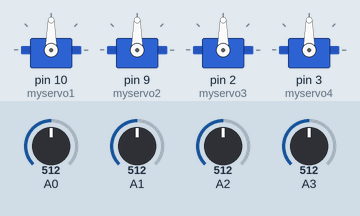
A sketch run on a simulated Arduino Uno, built with avr-gcc and run on an emulated ATmega328P. On the bench: 4 × servo. The inputs (shaded band) are chosen by the test bench; at power-on: A0 = 512, A1 = 512, A2 = 512, A3 = 512.

Above: at 1.2 s.
1.3 s: A0 set to 716
At 2.3 s:
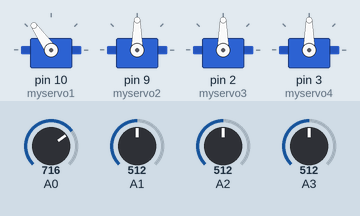
2.8 s: A1 set to 716
At 3.7 s:
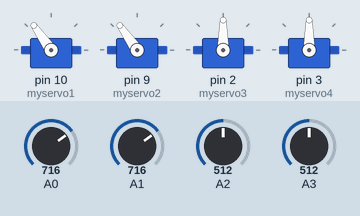
4.3 s: A2 set to 716
At 4.7 s:
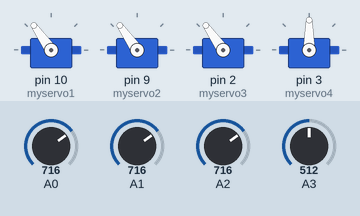
5.8 s: A3 set to 716
At 7.0 s:
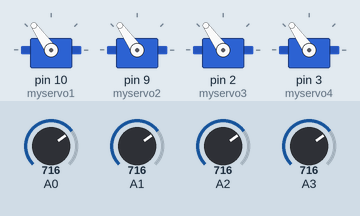
7.3 s: A0 set to 992
At 8.4 s:
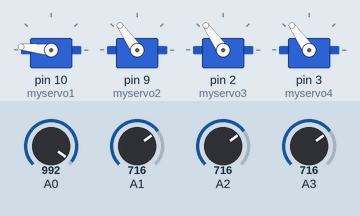
8.8 s: A1 set to 992
At 9.4 s:
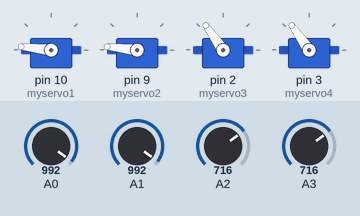
Timing chart, 0 to 11.3 s (numbered marks = the images above; inputs shaded):
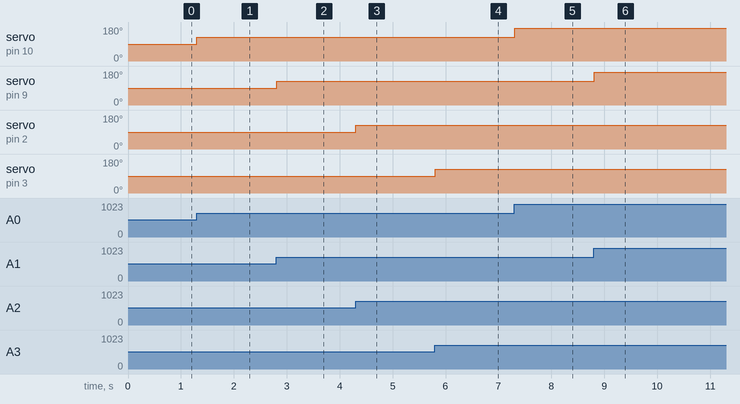

The sketch:

Codigo_Brazo.ino
```cpp
#include <Servo.h>  // Asegúrate de incluir la librería Servo
int valor1;      // Variable que almacena la lectura analógica 1
int valor2;      // Variable que almacena la lectura analógica 2
int valor3;      // Variable que almacena la lectura analógica 3
int valor4;      // Variable que almacena la lectura analógica 4
int pos1;        // Variable que almacena la posición del servo 1
int pos2;        // Variable que almacena la posición del servo 2
int pos3;        // Variable que almacena la posición del servo 3
int pos4;        // Variable que almacena la posición del servo 4
// Declaramos los servos
Servo myservo1;
Servo myservo2;
Servo myservo3;  // Agregado el servo 3
Servo myservo4;  // Agregado el servo 4
void setup() {
  // Conectamos los servos a los pines correspondientes
  myservo1.attach(10);
  myservo2.attach(9);
  myservo3.attach(2);
  myservo4.attach(3);  // Agregado el punto y coma
}
void loop() {
  // Leemos el valor de los potenciómetros
  valor1 = analogRead(A0);
  valor2 = analogRead(A1);
  valor3 = analogRead(A2);
  valor4 = analogRead(A3);
  // Convertimos el valor del potenciómetro a una posición que entienda el servo
  pos1 = map(valor1, 0, 1023, 0, 180);
  pos2 = map(valor2, 0, 1023, 0, 180);
  pos3 = map(valor3, 0, 1023, 0, 180);
  pos4 = map(valor4, 0, 1023, 0, 180);
  // Mandamos la posición a cada servo
  myservo1.write(pos1);
  myservo2.write(pos2);
  myservo3.write(pos3);
  myservo4.write(pos4);  // Agregado el punto y coma
  // Esperamos un poco para que se muevan
  delay(10);
}
```

Measured:
- after the input at 1.3 s, servo on pin 10 (myservo1): 90° → 125° at once
- after the input at 2.8 s, servo on pin 9 (myservo2): 90° → 125° at once
- after the input at 4.3 s, servo on pin 2 (myservo3): 90° → 125° at once
- after the input at 5.8 s, servo on pin 3 (myservo4): 90° → 125° at once
- after the input at 7.3 s, servo on pin 10 (myservo1): 125° → 174° at once
- after the input at 8.8 s, servo on pin 9 (myservo2): 125° → 174° at once
